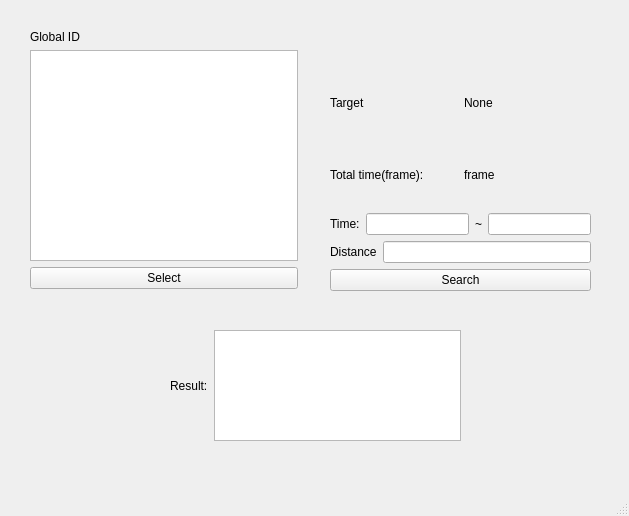
<?xml version="1.0" encoding="UTF-8"?>
<ui version="4.0">
 <class>MainWindow</class>
 <widget class="QMainWindow" name="MainWindow">
  <property name="geometry">
   <rect>
    <x>0</x>
    <y>0</y>
    <width>629</width>
    <height>516</height>
   </rect>
  </property>
  <property name="windowTitle">
   <string>MainWindow</string>
  </property>
  <widget class="QWidget" name="centralwidget">
   <widget class="QWidget" name="">
    <property name="geometry">
     <rect>
      <x>30</x>
      <y>30</y>
      <width>268</width>
      <height>259</height>
     </rect>
    </property>
    <layout class="QVBoxLayout" name="verticalLayout">
     <item>
      <widget class="QLabel" name="global_label">
       <property name="text">
        <string>Global ID</string>
       </property>
      </widget>
     </item>
     <item>
      <widget class="QListWidget" name="global_listWidget"/>
     </item>
     <item>
      <widget class="QPushButton" name="select_pushButton">
       <property name="text">
        <string>Select</string>
       </property>
      </widget>
     </item>
    </layout>
   </widget>
   <widget class="QWidget" name="">
    <property name="geometry">
     <rect>
      <x>330</x>
      <y>70</y>
      <width>261</width>
      <height>221</height>
     </rect>
    </property>
    <layout class="QVBoxLayout" name="verticalLayout_2">
     <item>
      <layout class="QGridLayout" name="gridLayout">
       <item row="0" column="1">
        <widget class="QLabel" name="t1_label">
         <property name="palette">
          <palette>
           <active>
            <colorrole role="BrightText">
             <brush brushstyle="SolidPattern">
              <color alpha="255">
               <red>252</red>
               <green>249</green>
               <blue>255</blue>
              </color>
             </brush>
            </colorrole>
           </active>
           <inactive>
            <colorrole role="BrightText">
             <brush brushstyle="SolidPattern">
              <color alpha="255">
               <red>252</red>
               <green>249</green>
               <blue>255</blue>
              </color>
             </brush>
            </colorrole>
           </inactive>
           <disabled>
            <colorrole role="BrightText">
             <brush brushstyle="SolidPattern">
              <color alpha="255">
               <red>252</red>
               <green>249</green>
               <blue>255</blue>
              </color>
             </brush>
            </colorrole>
           </disabled>
          </palette>
         </property>
         <property name="text">
          <string>None</string>
         </property>
        </widget>
       </item>
       <item row="0" column="0">
        <widget class="QLabel" name="target1_label">
         <property name="text">
          <string>Target</string>
         </property>
        </widget>
       </item>
      </layout>
     </item>
     <item>
      <layout class="QHBoxLayout" name="horizontalLayout">
       <item>
        <widget class="QLabel" name="total_time_label">
         <property name="text">
          <string>Total time(frame): </string>
         </property>
        </widget>
       </item>
       <item>
        <widget class="QLabel" name="total_time_value_label">
         <property name="text">
          <string>frame</string>
         </property>
        </widget>
       </item>
      </layout>
     </item>
     <item>
      <layout class="QGridLayout" name="gridLayout_2">
       <item row="0" column="0">
        <layout class="QHBoxLayout" name="horizontalLayout_3">
         <item>
          <widget class="QLabel" name="time_label">
           <property name="text">
            <string>Time:</string>
           </property>
          </widget>
         </item>
         <item>
          <layout class="QHBoxLayout" name="horizontalLayout_2">
           <item>
            <widget class="QLineEdit" name="start_time_lineEdit"/>
           </item>
           <item>
            <widget class="QLabel" name="label">
             <property name="text">
              <string>~</string>
             </property>
            </widget>
           </item>
           <item>
            <widget class="QLineEdit" name="end_time_lineEdit"/>
           </item>
          </layout>
         </item>
        </layout>
       </item>
       <item row="1" column="0">
        <layout class="QHBoxLayout" name="horizontalLayout_4">
         <item>
          <widget class="QLabel" name="distance_label">
           <property name="text">
            <string>Distance</string>
           </property>
          </widget>
         </item>
         <item>
          <layout class="QHBoxLayout" name="horizontalLayout_5">
           <item>
            <widget class="QLineEdit" name="distance_lineEdit"/>
           </item>
          </layout>
         </item>
        </layout>
       </item>
      </layout>
     </item>
     <item>
      <widget class="QPushButton" name="pushButton">
       <property name="text">
        <string>Search</string>
       </property>
      </widget>
     </item>
    </layout>
   </widget>
   <widget class="QWidget" name="">
    <property name="geometry">
     <rect>
      <x>170</x>
      <y>330</y>
      <width>291</width>
      <height>111</height>
     </rect>
    </property>
    <layout class="QHBoxLayout" name="horizontalLayout_6">
     <item>
      <widget class="QLabel" name="label_2">
       <property name="text">
        <string>Result:</string>
       </property>
      </widget>
     </item>
     <item>
      <widget class="QListWidget" name="search_result_listWidget"/>
     </item>
    </layout>
   </widget>
  </widget>
  <widget class="QMenuBar" name="menubar">
   <property name="geometry">
    <rect>
     <x>0</x>
     <y>0</y>
     <width>629</width>
     <height>24</height>
    </rect>
   </property>
  </widget>
  <widget class="QStatusBar" name="statusbar"/>
 </widget>
 <resources/>
 <connections/>
</ui>
